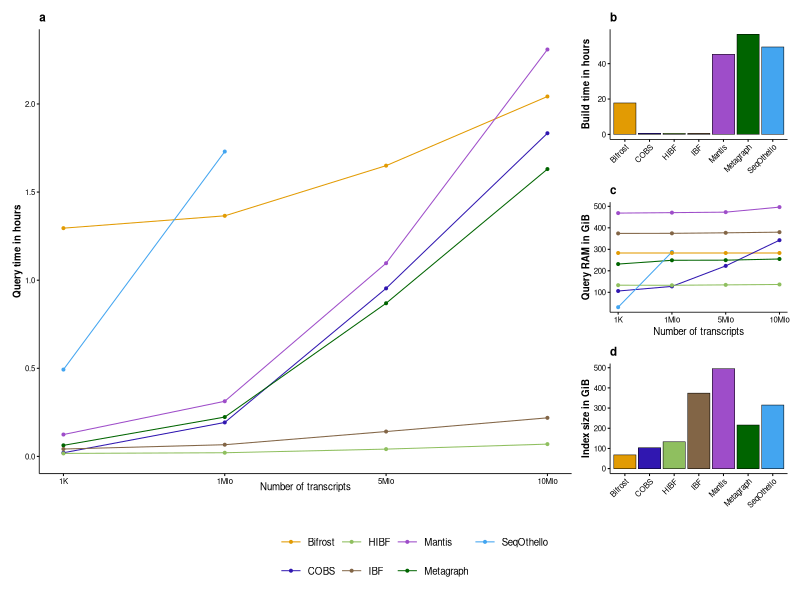

The R source for this figure:
library(lubridate)
library(here)
library(ggplot2)
library(RColorBrewer)
library(patchwork)

timings <- data.frame(
  c("COBS", "00:01:15", "1", "1T"),
  c("Metagraph", "00:03:46", "1", "1T"),
  c("SeqOthello", "00:29:34", "1", "1T"),
  c("HIBF", "00:01:01", "1", "1T"),
  c("Mantis", "00:07:27", "1", "1T"),
  c("COBS", "00:11:34", "2", "1M"),
  c("Metagraph", "00:13:24", "2", "1M"),
  c("SeqOthello", "01:43:48", "2", "1M"),
  c("Mantis", "00:18:47", "2", "1M"),
  c("HIBF", "00:01:15", "2", "1M"),
  c("COBS", "00:57:13", "3", "5Mio"),
  c("Metagraph", "00:52:09", "3", "5Mio"),
  c("SeqOthello", NA, "3", "5Mio"),
  c("HIBF", "00:02:29", "3", "5Mio"),
  c("Mantis", "01:05:47", "3", "5Mio"),
  c("COBS", "01:50:02", "4", "10Mio"),
  c("Metagraph", "01:37:50", "4", "10Mio"),
  c("SeqOthello", NA, "4", "10Mio"),
  c("Mantis", "02:18:33", "4", "10Mio"),
  c("HIBF", "00:04:11", "4", "10Mio"),
  c("IBF", "00:02:31", "1", "1T"),
  c("IBF", "00:03:59", "2", "1Mio"),
  c("IBF", "00:08:28", "3", "5Mio"),
  c("IBF", "00:13:08", "4", "10Mio"),
  c("Bifrost", "01:17:43", "1", "1T"),
  c("Bifrost", "01:21:55", "2", "1Mio"),
  c("Bifrost", "01:39:00", "3", "5Mio"),
  c("Bifrost", "02:02:33", "4", "10Mio")
)

timings <- data.frame(t(timings))
colnames(timings) <- c("Method", "Time (HH:)MM:SS", "Point", "Label")

timings$`Time (HH:)MM:SS` <- period_to_seconds(hms(as.character(timings$`Time (HH:)MM:SS`)))
# timings$`Time (HH:)MM:SS` <- timings$`Time (HH:)MM:SS` / 3600
timings$Point <- as.numeric(timings$Point )

memory <- data.frame(
  c("COBS", 127.47, 2),
  c("Metagraph", 249.02, 2),
  c("SeqOthello", 287.71, 2),
  c("Mantis", 470.67, 2),
  c("HIBF", 132.70, 2),
  c("COBS", 106.02, 1),
  c("Metagraph", 231.42, 1),
  c("SeqOthello", 30.70, 1),
  c("HIBF", 133.05, 1),
  c("Mantis", 468.55, 1),
  c("COBS", 222.91, 3),
  c("Metagraph", 249.56, 3),
  c("SeqOthello", NA, 3),
  c("HIBF", 134.57, 3),
  c("Mantis", 472.93, 3),
  c("SeqOthello", NA, 4),
  c("Metagraph", 254.97, 4),
  c("COBS",  342.51, 4),
  c("HIBF", 136.47, 4),
  c("Mantis", 496.40, 4),
  c("IBF", 374.04, 1),
  c("IBF",  374.38, 2),
  c("IBF", 376.83, 3),
  c("IBF", 379.83, 4),
  c("Bifrost", 282.89, 1),
  c("Bifrost",  282.89, 2),
  c("Bifrost", 282.89, 3),
  c("Bifrost", 282.89, 4)
)

memory <- data.frame(t(memory))
colnames(memory) <- c("Method", "Memory", "Point")
memory$Memory <- as.numeric(as.character(memory$Memory))
memory$Point <- as.numeric(memory$Point)

index.size <- data.frame(
  c("Metagraph", 216),
  c("Mantis", 496),
  c("COBS", 104),
  c("SeqOthello", 315),
  c("HIBF", 133),
  c("IBF", 374),
  c("Bifrost", 68)
)

index.size <- data.frame(t(index.size))
colnames(index.size) <- c("Method", "Size")
index.size$Size <- as.numeric(as.character(index.size$Size))

index.time <- data.frame(
  c("Metagraph",	"56:36:22"),
  c("COBS",	"00:34:04"),
  c("SeqOthello",	"49:26:04"),
  c("Mantis", "45:19:00"),
  c("HIBF", "00:38:28"),
  c("IBF", "00:32:37"),
  c("Bifrost", "17:46:25")
)

index.time <- data.frame(t(index.time))
colnames(index.time) <- c("Method", "Time")
index.time$Time <- period_to_seconds(hms(as.character(index.time$Time)))
# index.time$Time <- index.time$Time / 3600

#               bifrost    COBS       HIBF       IBF        mantis     metagraph    SeqOthello
my.colors <- c("#e29b03", "#3017b0", "#8fbf5f", "#826546", "#9e4dc9", "darkgreen", "#43a5f0")

common_theme<-  theme_classic(base_size=7) +
  theme(axis.line = element_line(colour = "black", linewidth = 0.8/.pt),
        axis.ticks = element_line(colour = "black", linewidth = 1/.pt),
        axis.text.x = element_text(colour="black"),
        axis.text.y = element_text(colour = "black"),
        axis.title.y = element_text(colour = "black", face="bold"),
        plot.title = element_text(colour = "black", face="bold"),
        text=element_text(colour="black"))

g1<- ggplot(timings, aes(x = Point, y = `Time (HH:)MM:SS`)) +
  geom_line(aes(color = Method), linewidth=1/.pt) +
  geom_point(aes(color = Method), size =2/.pt) +
  scale_color_manual(values = my.colors) +
  scale_y_continuous(breaks=c(0, 1800, 3600, 5400, 7200), labels=c("0"="0.0", "1800"="0.5", "3600"="1.0", "5400"="1.5", "7200"="2.0")) +
  scale_x_continuous(labels=c("1" = "1K", "2" = "1Mio", "3" = "5Mio", "4" = "10Mio")) +
  ggtitle("a") +
  ylab("Query time in hours") +
  xlab("Number of transcripts") +
  common_theme +
  theme(axis.title.x = element_text(margin = margin(t = -20)))

g2<- ggplot(index.time, aes(x=Method, y=Time, fill=Method)) +
  geom_bar(stat="identity", position=position_dodge2(width = 2/.pt, preserve = "single"), linewidth=0.5/.pt, color="black", show.legend = FALSE) +
  ggtitle("b") +
  ylab("Build time in hours") +
  labs (x = NULL) +
  scale_y_continuous(breaks=c(0, 72000, 144000), labels=c("0"="0", "72000"="20", "144000"="40")) +
  scale_fill_manual(values = my.colors) +
  common_theme +
  theme(axis.text.x = element_text(angle=45, hjust=1))

g3<- ggplot(memory, aes(x = Point, y = Memory)) +
  geom_line(aes(color = Method), linewidth=1/.pt, show.legend = FALSE) +
  geom_point(aes(color = Method), size =2/.pt, show.legend = FALSE) +
  scale_color_manual(values = my.colors) +
  scale_x_continuous(labels=c("1" = "1K", "2" = "1Mio", "3" = "5Mio", "4" = "10Mio")) +
  ggtitle("c") +
  ylab("Query RAM in GiB") +
  xlab("Number of transcripts") +
  common_theme

g4<- ggplot(index.size, aes(x=Method, y=Size, fill=Method)) +
  geom_bar(stat="identity", position=position_dodge2(width = 2/.pt, preserve = "single"), color="black", linewidth=0.5/.pt, show.legend = FALSE) +
  theme_classic(base_size=7) +
  ggtitle("d") +
  labs (x = NULL) +
  ylab("Index size in GiB") +
  scale_fill_manual(values = my.colors) +
  common_theme +
  theme(axis.text.x = element_text(angle=45, hjust=1))

layout <- "
AAAB
AAAC
AAAD
"

gg<- g1  +
    g2 + g3 + g4 +
  plot_layout(design = layout, guides = "collect") &
  theme(legend.position = "bottom", legend.direction = "horizontal", legend.title = element_blank(), legend.text=element_text(colour="black", size=7))

pdf(here("fig_5_RefSeq_all_tools_tmp.pdf"), width = 5, height = 4.5)
print(gg)
invisible(dev.off())
